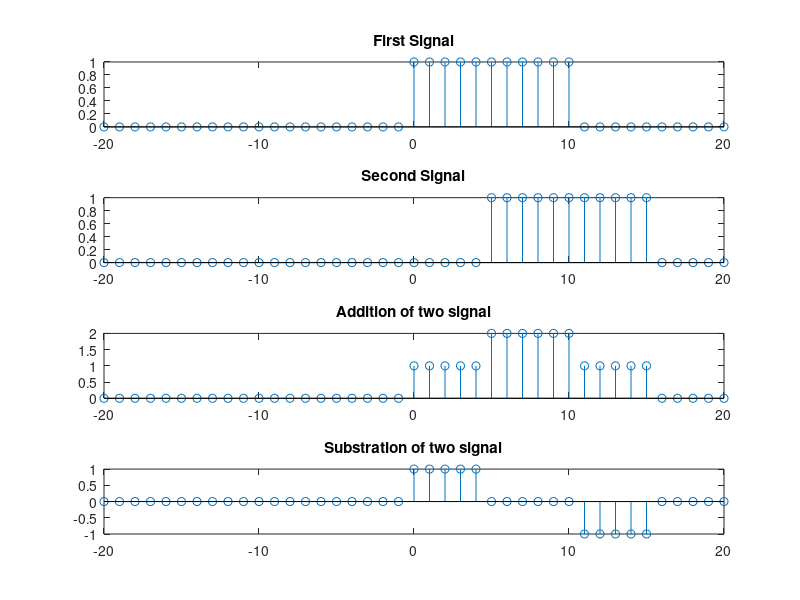

MATLAB code for this plot:
t=-20:1:20;
x=zeros(size(t));
for i=21:31
    x(i)=1;
end
subplot(4,1,1);
stem(t,x);
title('First Signal');

y=zeros(size(t));
for i=26:36
    y(i)=1;
end
subplot(4,1,2);
stem(t,y);
title('Second Signal');

add=x+y;
subplot(4,1,3);
stem(t,add);
title('Addition of two signal');

sub=x-y;
subplot(4,1,4);
stem(t,sub);
title('Substration of two signal');

